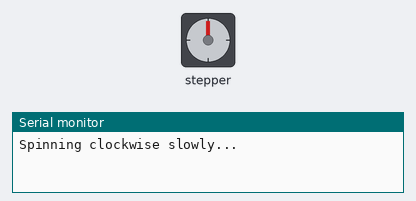
Simulated run of this sketch. Board: ESP32. On the bench: stepper motor, the last lines printed to the serial monitor. Wiring (inferred from the names in the program): stepper motor driver (1028 steps per turn assumed): step GPIO 12; direction GPIO 13.

Above: at 0.05 s.
At 1.25 s:
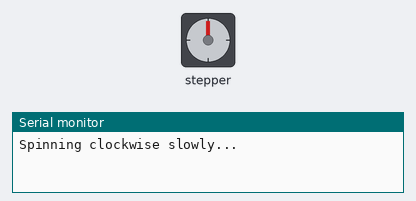
At 2.5 s:
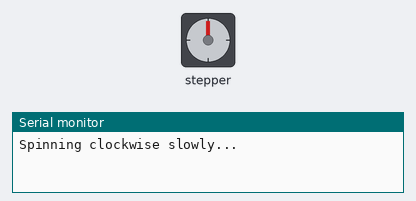
At 5.0 s:
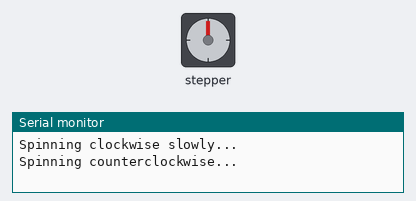
Timing chart, 0 to 7.9 s (numbered marks = the images above):
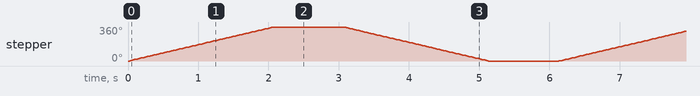

The sketch:

motor_sketch.ino
```cpp
const int STEP_PIN = 12;
const int DIR_PIN = 13;

// Microstepping pins
const int MS1_PIN = 32;
const int MS2_PIN = 33;
const int MS3_PIN = 25;

const int steps_per_rev = 1028;

int step_time_us = 1000;

void setup()
{
  Serial.begin(115200);
  pinMode(STEP_PIN, OUTPUT);
  pinMode(DIR_PIN, OUTPUT);

  pinMode(MS1_PIN, OUTPUT);
  pinMode(MS2_PIN, OUTPUT);
  pinMode(MS3_PIN, OUTPUT);

  digitalWrite(MS1_PIN, HIGH);
  digitalWrite(MS2_PIN, HIGH);
  digitalWrite(MS3_PIN, HIGH);
}
void loop()
{
  // Set motor direction clockwise
  digitalWrite(DIR_PIN, HIGH);
  Serial.println("Spinning clockwise slowly...");
  for(int i = 0; i<steps_per_rev; i++)
  {
    digitalWrite(STEP_PIN, HIGH);
    delayMicroseconds(step_time_us);  // 2000
    digitalWrite(STEP_PIN, LOW);
    delayMicroseconds(step_time_us);  // 2000
    // delay(500);
  }

  delay(1000);

  // Set motor direction counterclockwise
  digitalWrite(DIR_PIN, LOW);
  Serial.println("Spinning counterclockwise...");
  for(int i = 0; i<steps_per_rev; i++)
  {
    digitalWrite(STEP_PIN, HIGH);
    delayMicroseconds(step_time_us);   // 1000
    digitalWrite(STEP_PIN, LOW);
    delayMicroseconds(step_time_us);   // 1000
    // delay(500);
  }

  delay(1000);
}
```

Measured:
- by itself, stepper: turns 360° clockwise in 2.0 s, then 360° counter-clockwise in 2.1 s, repeating every 6.1 s
